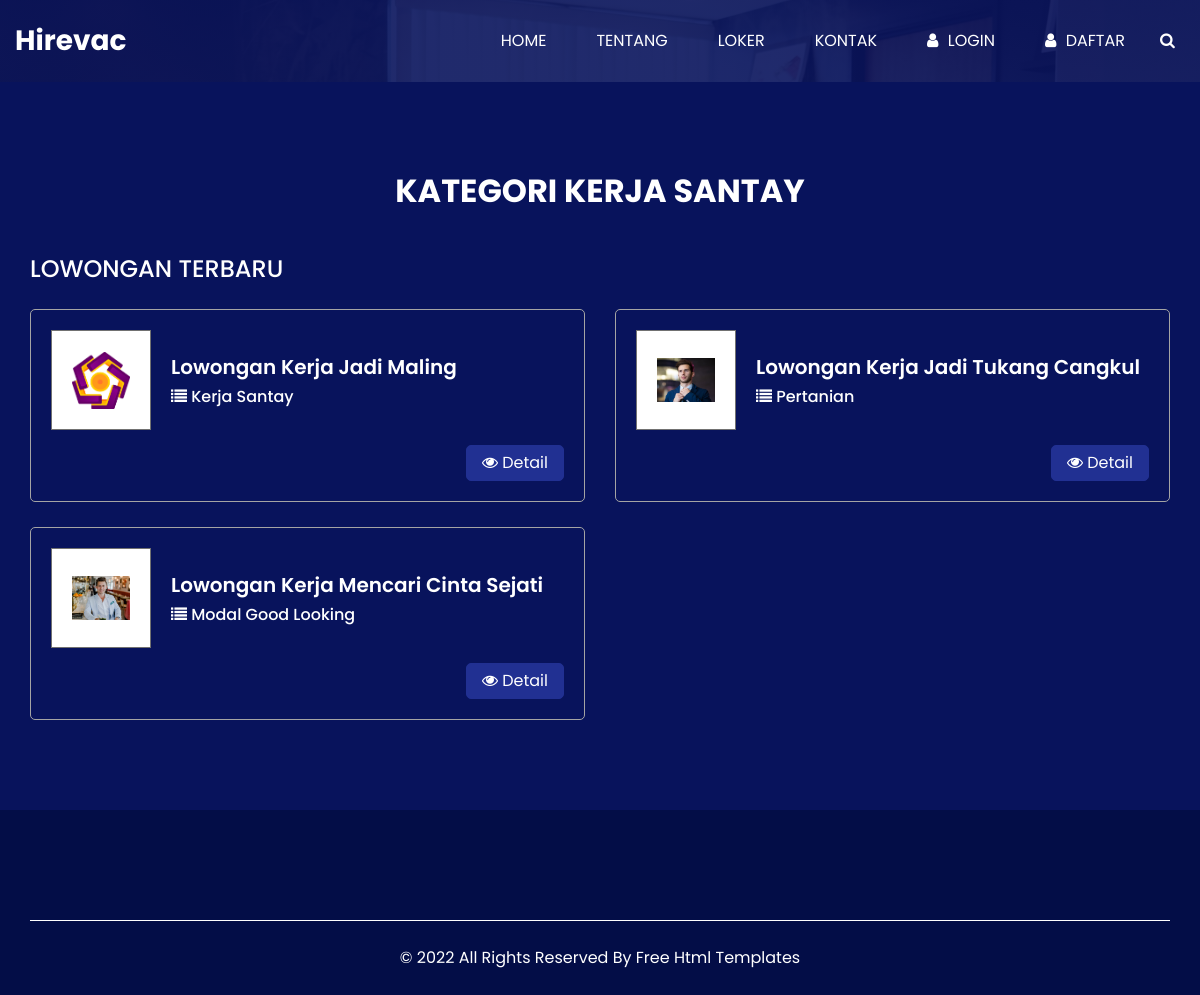
The app's page /Home/kategori/index.php with its own data.
### tables this page shows
CREATE TABLE IF NOT EXISTS `kategori_kerjaan` (
  `id_kategori` int(11) NOT NULL AUTO_INCREMENT,
  `kategori` varchar(100) NOT NULL,
  PRIMARY KEY (`id_kategori`)
);

CREATE TABLE IF NOT EXISTS `kerjaan` (
  `id_kerjaan` int(11) NOT NULL AUTO_INCREMENT,
  `id_kategori` int(11) DEFAULT NULL,
  `nama_kerjaan` varchar(200) DEFAULT NULL,
  `deskripsi` text DEFAULT NULL,
  `foto` varchar(50) DEFAULT NULL,
  PRIMARY KEY (`id_kerjaan`) USING BTREE,
  KEY `id_kategori` (`id_kategori`)
);

### Config/folder.php (called while the page is built)
<?php
$folder_web = '/Project-KP/Hire-karyawan/';
?>

### Config/route.php (called while the page is built, shortened)
<?php
function base_url(){
    include 'folder.php';
    return sprintf(
      "%s://%s%s",
      isset($_SERVER['HTTPS']) && $_SERVER['HTTPS'] != 'off' ? 'https' : 'http',
      $_SERVER['SERVER_NAME'],
      $folder_web
    );
  }
function login(){
    return base_url()."Auth/login.php";
}
function daftar(){
    return base_url()."Auth/daftar.php";
}
function home(){
    return base_url()."Home/";
}
function assets(){
    return base_url().'Assets/' ;
}
function home_assets(){
    return assets().'Home/';
}
function folder_upload(){
    return base_url().'Admin/upload/';
}
?>

### Home/komponen/data.php (called while the page is built, shortened)
<?php
$kerjaan = "SELECT * FROM kerjaan join kategori_kerjaan on kerjaan.id_kategori = kategori_kerjaan.id_kategori";
$query_kerjaan = mysqli_query($koneksi,$kerjaan);
$data_kerjaan = mysqli_fetch_array($query_kerjaan);
?>

### Home/kategori/index.php (the view, shortened to what this page needs)
<?php
include '../komponen/header-sub.php';
include '../komponen/navbar.php';
?>
</div>
  <section class="job_section layout_padding">
    <div class="container">
      <div class="heading_container heading_center">
        <h2>
          kategori <?= $data_kerjaan['kategori']?>
        </h2>
      </div>
      <div class="job_container">
        <h4 class="job_heading">
          Lowongan Terbaru
        </h4>
        <div class="row">
            <?php foreach ($query_kerjaan as $data_kerjaan) { ?>
          <div class="col-lg-6">
            <div class="box">
              <div class="job_content-box">
                <div class="img-box">
                  <img src="<?= folder_upload().$data_kerjaan['foto']?>" alt="">
                </div>
                <div class="detail-box">
                  <h5>
                    <?= $data_kerjaan['nama_kerjaan']?>
                  </h5>
                  <div class="detail-info">
                    <h6>
                      <a href="<?= home()?>kategori/?kat=<?= $data_kerjaan['id_kategori']?>" class="" style="color :white">
                      <i class="fa fa-list" aria-hidden="true"> </i>
                      <span>
                        <?= $data_kerjaan['kategori']?>
                      </span>
                      </a>
                    </h6>
                  </div>
                </div>
              </div>
              <div class="option-box">
                <a href="<?= home()?>detail/?loker=<?= $data_kerjaan['id_kerjaan']?>" class="apply-btn">
                    <i class="fa fa-eye"></i>
                  Detail
                </a>
              </div>
            </div>
          </div>
            <?php } ?>
        </div>
      </div>
    </div>
  </section>
  <section class="info_section ">
  </section>
  <?php include '../komponen/footer.php'; ?>

### Home/komponen/header-sub.php (shortened to what this page needs)
<!DOCTYPE html>
<html>
<head>
  <?php
    if(file_exists('../Config/koneksi.php')){
        include '../Config/koneksi.php';
        include 'data.php';
    }else{
        include '../../Config/koneksi.php';
        include 'data.php';
    }
    ?>
  <link rel="stylesheet" type="text/css" href="<?= home_assets() ?>css/bootstrap.css" />
  <link href="<?= home_assets() ?>css/font-awesome.min.css" rel="stylesheet" />
  <link rel="stylesheet" href="https://cdnjs.cloudflare.com/ajax/libs/jquery-nice-select/1.1.0/css/nice-select.min.css" />
  <link href="<?= home_assets() ?>css/style.css" rel="stylesheet" />
  <link href="<?= home_assets() ?>css/responsive.css" rel="stylesheet" />
</head>
<body class="sub_page">
  <div class="hero_area">

### Home/komponen/navbar.php (shortened to what this page needs)
<header class="header_section">
      <div class="container-fluid">
        <nav class="navbar navbar-expand-lg custom_nav-container ">
          <a class="navbar-brand" href="<?= home()?>">
            <span>
              Hirevac
            </span>
          </a>
          <div class="collapse navbar-collapse" id="navbarSupportedContent">
            <ul class="navbar-nav  ml-auto">
              <li class="nav-item active">
                <a class="nav-link" href="<?= home()?>">Home</a>
              </li>
              <li class="nav-item">
                <a class="nav-link" href="<?= home()?>tentang"> Tentang</a>
              </li>
              <li class="nav-item">
                <a class="nav-link" href="<?= home()?>loker">Loker</a>
              </li>
              <li class="nav-item">
                <a class="nav-link" href="<?= home()?>kontak">Kontak</a>
              </li>
              <li class="nav-item">
                <a class="nav-link" href="<?= login()?>" target="blank">
                  <i class="fa fa-user" aria-hidden="true"></i>
                  <span>
                    Login
                  </span>
                </a>
              </li>
              <li class="nav-item">
                <a class="nav-link" href="<?= daftar()?>" target="blank">
                  <i class="fa fa-user" aria-hidden="true"></i>
                  <span>
                    Daftar
                  </span>
                </a>
              </li>
              <form class="form-inline">
                <button class="btn   nav_search-btn" type="submit">
                  <i class="fa fa-search" aria-hidden="true"></i>
                </button>
              </form>
            </ul>
          </div>
        </nav>
      </div>
    </header>

### Home/komponen/footer.php (shortened to what this page needs)
  <footer class="footer_section">
    <div class="container">
      <p>
        &copy; <span id="displayYear"></span> All Rights Reserved By
        <a href="https://html.design/">Free Html Templates</a>
      </p>
    </div>
  </footer>
</body>
</html>

### Assets/Home/css/responsive.css (style rules this page uses)
@media (max-width: 1200px) { .job_section .box .option-box { display: -webkit-box; display: -ms-flexbox; display: flex; margin-left: auto; margin-top: 15px; } }

### records on screen
kategori_kerjaan: kategori "KERJA SANTAY"
kerjaan: foto (picture), nama_kerjaan "Lowongan Kerja Jadi Maling", id_kategori.kategori "Kerja Santay"
kerjaan: foto (picture), nama_kerjaan "Lowongan Kerja Jadi Tukang Cangkul", id_kategori.kategori "Pertanian"
kerjaan: foto (picture), nama_kerjaan "Lowongan Kerja Mencari Cinta Sejati", id_kategori.kategori "Modal Good Looking"
